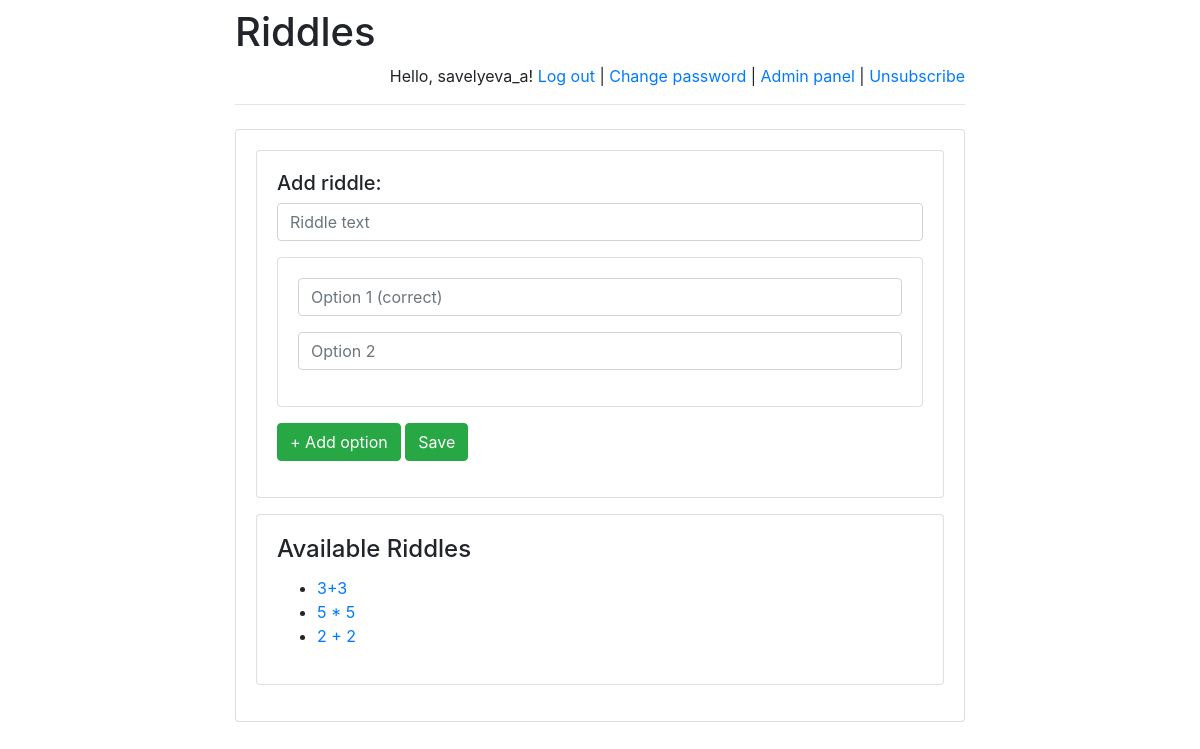
Page /riddles/admin/ (signed in) on the earlier database version.
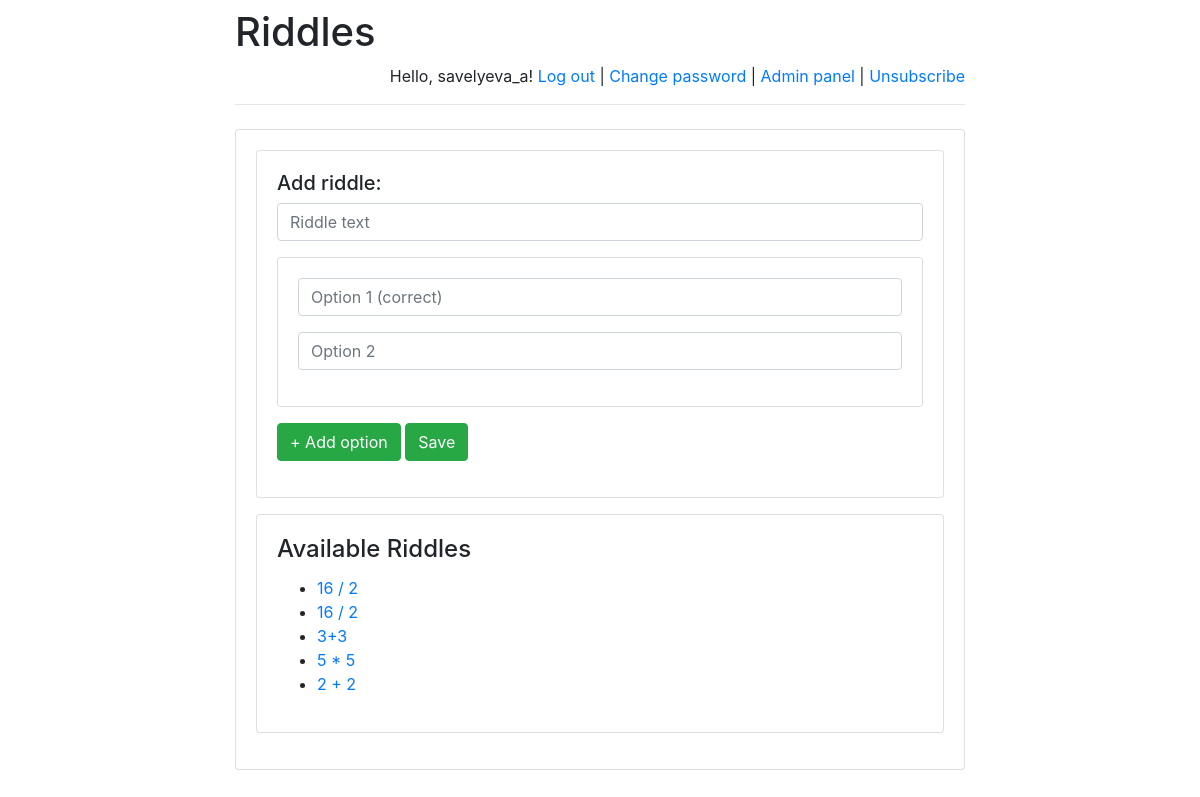
Same page on the later database version.
### riddles/models.py (models this page shows)
class Riddle(models.Model):
    riddle_text = models.CharField(max_length=255)
    pub_date = models.DateTimeField('date published')

### riddles/views.py (the view)
def admin(request):
    message = None
    if "message" in request.GET:
        message = request.GET["message"]
    return render(
        request,
        "admin.html",
        {
            "latest_riddles":
                Riddle.objects.order_by('-pub_date')[:5],
            "message": message,
        }
    )

### riddles/templates/admin.html (shortened to what this page needs)
{% extends 'base.html' %}
{% block main %}
    {% if user.is_staff %}
        <div class="card mb-3">
            <div class="card-body">
                <form action="../post_riddle/" method="post">
                    <h5>Add riddle:</h5>
                    <div class="mb-3">
                        <input class="form-control"
                               placeholder="Riddle text"
                               name="text"
                               required/>
                    </div>
                    <div class="card mb-3">
                    <div class="card-body" id="options_new">
                        <div class="mb-3">
                            <input class="form-control"
                                   placeholder="Option 1 (correct)"
                                   name="option1"
                                   required/>
                        </div>
                        <div class="mb-3">
                            <input class="form-control"
                                   placeholder="Option 2"
                                   name="option2"
                                   required/>
                        </div>
                    </div>
                    </div>
                    <div class="mb-3">
                        <button class="btn btn-success"
                                onclick="addOption('options_new', 0)"
                                type="button">
                            + Add option
                        </button>
                        <button class="btn btn-success">
                            Save
                        </button>
                    </div>
                </form>
            </div>
        </div>
        <div class="card mb-3">
            <div class="card-body">
                <h4 class="card-title">Available Riddles</h4>
                {% if latest_riddles %}
                    <ul>
                        {% for riddle in latest_riddles %}
                            <li>
                                <a href="/riddles/{{ riddle.id }}/">
                                    {{ riddle.riddle_text }}
                                </a>
                            </li>
                        {% endfor %}
                    </ul>
                {% else %}
                    <p>No riddles are available right now.</p>
                {% endif %}
            </div>
        </div>
    {% else %}
        <h4>Access denied.</h4>
    {% endif %}
{% endblock %}

### riddles/templates/base.html (shortened to what this page needs)
<!doctype html>
<html lang="en">
<head>
    <link rel="stylesheet"
href="https://stackpath.bootstrapcdn.com/bootstrap/4.1.3/css/bootstrap.min.css">
</head>
<body>
<div class="container">
    <div class="row justify-content-center">
        <div class="col-8">
            <h1 class="mt-2">Riddles</h1>
            {% if user.is_authenticated %}
                <p class="text-right">
                    Hello, {{ user.username }}!
                    <a href="/riddles/logout">Log out</a> |
                    <a href="/riddles/password-change">
                        Change password
                    </a>
                    {% if user.is_staff %}
                        | <a href="/riddles/admin">Admin panel</a>
                    {% endif %}
                    {% if user.email == '' %}
                        | <a href="/riddles/subscribe">Subscribe</a>
                    {% else %}
                        | <a href="/riddles/unsubscribe">Unsubscribe</a>
                    {% endif %}
                </p>
            {% else %}
                <p class="text-right">
                    <a href="/riddles/login">Log in</a> |
                    <a href="/riddles/register">Register</a>
                </p>
            {% endif %}
            <hr class="mt-0 mb-4">
            <div class="card">
                <div class="card-body">
                    {% block main %}
                    {% endblock %}
                </div>
            </div>
        </div>
    </div>
</div>
</body>
</html>

Differences in the rows shown:
added Riddle: riddle_text "16 / 2"
added Riddle: riddle_text "16 / 2"
